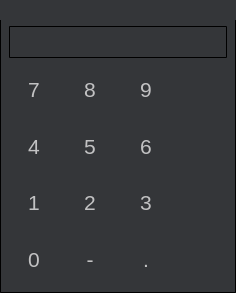
<?xml version="1.0" encoding="UTF-8"?>
<ui version="4.0">
 <class>Dlg_Psw</class>
 <widget class="QDialog" name="Dlg_Psw">
  <property name="geometry">
   <rect>
    <x>0</x>
    <y>0</y>
    <width>236</width>
    <height>293</height>
   </rect>
  </property>
  <property name="windowTitle">
   <string>数字键盘</string>
  </property>
  <property name="styleSheet">
   <string notr="true">*{
font: 14pt;
font-family: &quot;微软雅黑&quot;;
}

QWidget {
color: #c2c2c3;
background: #343639;
}

QDialog {
border:1px solid black;
border-radius:1px;
}

#titleFrame {
border: no;
min-height: 20px;
background: url(&quot;:/Res/image/title_bar.png&quot;);
}

#btnFrame {
border: no;
}

QPushButton {
border: no;
font: 16pt;
outline: no;
min-width: 50px;
min-height: 50px;
image: url(&quot;:/Res/image/button_50x50_normal.png&quot;);
}

QPushButton:pressed {
color: black;
font: 16pt;
border: no;
min-width: 50px;
min-height: 50px;
image: url(&quot;:/Res/image/button_50x50_active.png&quot;);
}

QPushButton[objectName=&quot;btn48&quot;] {
border: no;
outline: no;
min-width: 50px;
min-height: 50px;
image: url(&quot;:/Res/image/button_50x50_normal.png&quot;);
}

QPushButton[objectName=&quot;btn48&quot;]:pressed {
color: black;
border: no;
min-width: 50px;
min-height: 50px;
image: url(&quot;:/Res/image/button_50x50_active.png&quot;);
}

QPushButton[objectName=&quot;btnBack&quot;] {
border: no;
outline: no;
min-width: 50px;
min-height: 50px;
image: url(&quot;:/Res/image/button_back_normal.png&quot;);
}

QPushButton[objectName=&quot;btnBack&quot;]:pressed {
color: black;
border: no;
min-width: 50px;
min-height: 50px;
image: url(&quot;:/Res/image/button_back_actvie.png&quot;);
}

QPushButton[objectName=&quot;btnOK_K&quot;] {
border: no;
min-width: 50px;
min-height: 106px;
image: url(&quot;:/Res/image/button_enter_normal.png&quot;);
}

QPushButton[objectName=&quot;btnOK_K&quot;]:pressed {
border: no;
min-width: 50px;
min-height: 106px;
image: url(&quot;:/Res/image/button_enter_active.png&quot;);
}

QPushButton[objectName=&quot;btnQuit_K&quot;] {
border: no;
outline: no;
min-width: 50px;
min-height: 50px;
image: url(&quot;:/Res/image/button_cancel_normal.png&quot;);
}

QPushButton[objectName=&quot;btnQuit_K&quot;]:pressed {
color: black;
border: no;
min-width: 50px;
min-height: 50px;
image: url(&quot;:/Res/image/button_cancel_active.png&quot;);
}


QLineEdit {
 background: qlineargradient(
  x1:0, y1:0, x2:0, y2:1,
  stop:0 gray,
  stop: 0.2 white
  stop:1 white
 );
 border-radius: 1px;
 border: 1px solid black;
 min-height: 30px;
 color: black;
}</string>
  </property>
  <layout class="QVBoxLayout" name="verticalLayout_2" stretch="0,1">
   <property name="leftMargin">
    <number>0</number>
   </property>
   <property name="topMargin">
    <number>0</number>
   </property>
   <property name="rightMargin">
    <number>0</number>
   </property>
   <property name="bottomMargin">
    <number>9</number>
   </property>
   <item>
    <widget class="QFrame" name="titleFrame">
     <property name="frameShape">
      <enum>QFrame::StyledPanel</enum>
     </property>
     <property name="frameShadow">
      <enum>QFrame::Raised</enum>
     </property>
     <layout class="QHBoxLayout" name="horizontalLayout_2">
      <property name="spacing">
       <number>20</number>
      </property>
      <property name="leftMargin">
       <number>9</number>
      </property>
     </layout>
    </widget>
   </item>
   <item>
    <layout class="QVBoxLayout" name="verticalLayout" stretch="1,7">
     <property name="leftMargin">
      <number>9</number>
     </property>
     <property name="rightMargin">
      <number>9</number>
     </property>
     <item>
      <widget class="QLineEdit" name="le_input">
       <property name="sizePolicy">
        <sizepolicy hsizetype="Expanding" vsizetype="Minimum">
         <horstretch>0</horstretch>
         <verstretch>0</verstretch>
        </sizepolicy>
       </property>
      </widget>
     </item>
     <item>
      <widget class="QFrame" name="btnFrame">
       <property name="frameShape">
        <enum>QFrame::StyledPanel</enum>
       </property>
       <property name="frameShadow">
        <enum>QFrame::Raised</enum>
       </property>
       <layout class="QGridLayout" name="gridLayout">
        <property name="leftMargin">
         <number>0</number>
        </property>
        <property name="topMargin">
         <number>0</number>
        </property>
        <property name="rightMargin">
         <number>0</number>
        </property>
        <property name="bottomMargin">
         <number>0</number>
        </property>
        <property name="verticalSpacing">
         <number>6</number>
        </property>
        <item row="1" column="1">
         <widget class="QPushButton" name="btn53">
          <property name="sizePolicy">
           <sizepolicy hsizetype="Minimum" vsizetype="Minimum">
            <horstretch>0</horstretch>
            <verstretch>0</verstretch>
           </sizepolicy>
          </property>
          <property name="text">
           <string>5</string>
          </property>
         </widget>
        </item>
        <item row="1" column="0">
         <widget class="QPushButton" name="btn52">
          <property name="sizePolicy">
           <sizepolicy hsizetype="Minimum" vsizetype="Minimum">
            <horstretch>0</horstretch>
            <verstretch>0</verstretch>
           </sizepolicy>
          </property>
          <property name="text">
           <string>4</string>
          </property>
         </widget>
        </item>
        <item row="0" column="4">
         <widget class="QPushButton" name="btnBack">
          <property name="sizePolicy">
           <sizepolicy hsizetype="Minimum" vsizetype="Minimum">
            <horstretch>0</horstretch>
            <verstretch>0</verstretch>
           </sizepolicy>
          </property>
          <property name="text">
           <string/>
          </property>
         </widget>
        </item>
        <item row="1" column="4" rowspan="2">
         <widget class="QPushButton" name="btnOK_K">
          <property name="sizePolicy">
           <sizepolicy hsizetype="Minimum" vsizetype="Minimum">
            <horstretch>0</horstretch>
            <verstretch>0</verstretch>
           </sizepolicy>
          </property>
          <property name="text">
           <string/>
          </property>
         </widget>
        </item>
        <item row="0" column="0">
         <widget class="QPushButton" name="btn55">
          <property name="sizePolicy">
           <sizepolicy hsizetype="Minimum" vsizetype="Minimum">
            <horstretch>0</horstretch>
            <verstretch>0</verstretch>
           </sizepolicy>
          </property>
          <property name="text">
           <string>7</string>
          </property>
         </widget>
        </item>
        <item row="2" column="3">
         <widget class="QPushButton" name="btn51">
          <property name="sizePolicy">
           <sizepolicy hsizetype="Minimum" vsizetype="Minimum">
            <horstretch>0</horstretch>
            <verstretch>0</verstretch>
           </sizepolicy>
          </property>
          <property name="text">
           <string>3</string>
          </property>
         </widget>
        </item>
        <item row="0" column="1">
         <widget class="QPushButton" name="btn56">
          <property name="sizePolicy">
           <sizepolicy hsizetype="Minimum" vsizetype="Minimum">
            <horstretch>0</horstretch>
            <verstretch>0</verstretch>
           </sizepolicy>
          </property>
          <property name="text">
           <string>8</string>
          </property>
         </widget>
        </item>
        <item row="1" column="3">
         <widget class="QPushButton" name="btn54">
          <property name="sizePolicy">
           <sizepolicy hsizetype="Minimum" vsizetype="Minimum">
            <horstretch>0</horstretch>
            <verstretch>0</verstretch>
           </sizepolicy>
          </property>
          <property name="text">
           <string>6</string>
          </property>
         </widget>
        </item>
        <item row="2" column="0">
         <widget class="QPushButton" name="btn49">
          <property name="sizePolicy">
           <sizepolicy hsizetype="Minimum" vsizetype="Minimum">
            <horstretch>0</horstretch>
            <verstretch>0</verstretch>
           </sizepolicy>
          </property>
          <property name="text">
           <string>1</string>
          </property>
         </widget>
        </item>
        <item row="2" column="1">
         <widget class="QPushButton" name="btn50">
          <property name="sizePolicy">
           <sizepolicy hsizetype="Minimum" vsizetype="Minimum">
            <horstretch>0</horstretch>
            <verstretch>0</verstretch>
           </sizepolicy>
          </property>
          <property name="text">
           <string>2</string>
          </property>
         </widget>
        </item>
        <item row="0" column="3">
         <widget class="QPushButton" name="btn57">
          <property name="sizePolicy">
           <sizepolicy hsizetype="Minimum" vsizetype="Minimum">
            <horstretch>0</horstretch>
            <verstretch>0</verstretch>
           </sizepolicy>
          </property>
          <property name="text">
           <string>9</string>
          </property>
         </widget>
        </item>
        <item row="3" column="1">
         <widget class="QPushButton" name="btn45">
          <property name="text">
           <string>-</string>
          </property>
         </widget>
        </item>
        <item row="3" column="0">
         <widget class="QPushButton" name="btn48">
          <property name="sizePolicy">
           <sizepolicy hsizetype="Minimum" vsizetype="Minimum">
            <horstretch>0</horstretch>
            <verstretch>0</verstretch>
           </sizepolicy>
          </property>
          <property name="text">
           <string>0</string>
          </property>
         </widget>
        </item>
        <item row="3" column="3">
         <widget class="QPushButton" name="btn46">
          <property name="sizePolicy">
           <sizepolicy hsizetype="Minimum" vsizetype="Minimum">
            <horstretch>0</horstretch>
            <verstretch>0</verstretch>
           </sizepolicy>
          </property>
          <property name="text">
           <string>.</string>
          </property>
         </widget>
        </item>
        <item row="3" column="4">
         <widget class="QPushButton" name="btnQuit_K">
          <property name="sizePolicy">
           <sizepolicy hsizetype="Minimum" vsizetype="Minimum">
            <horstretch>0</horstretch>
            <verstretch>0</verstretch>
           </sizepolicy>
          </property>
          <property name="text">
           <string/>
          </property>
         </widget>
        </item>
       </layout>
      </widget>
     </item>
    </layout>
   </item>
  </layout>
 </widget>
 <resources/>
 <connections/>
</ui>
